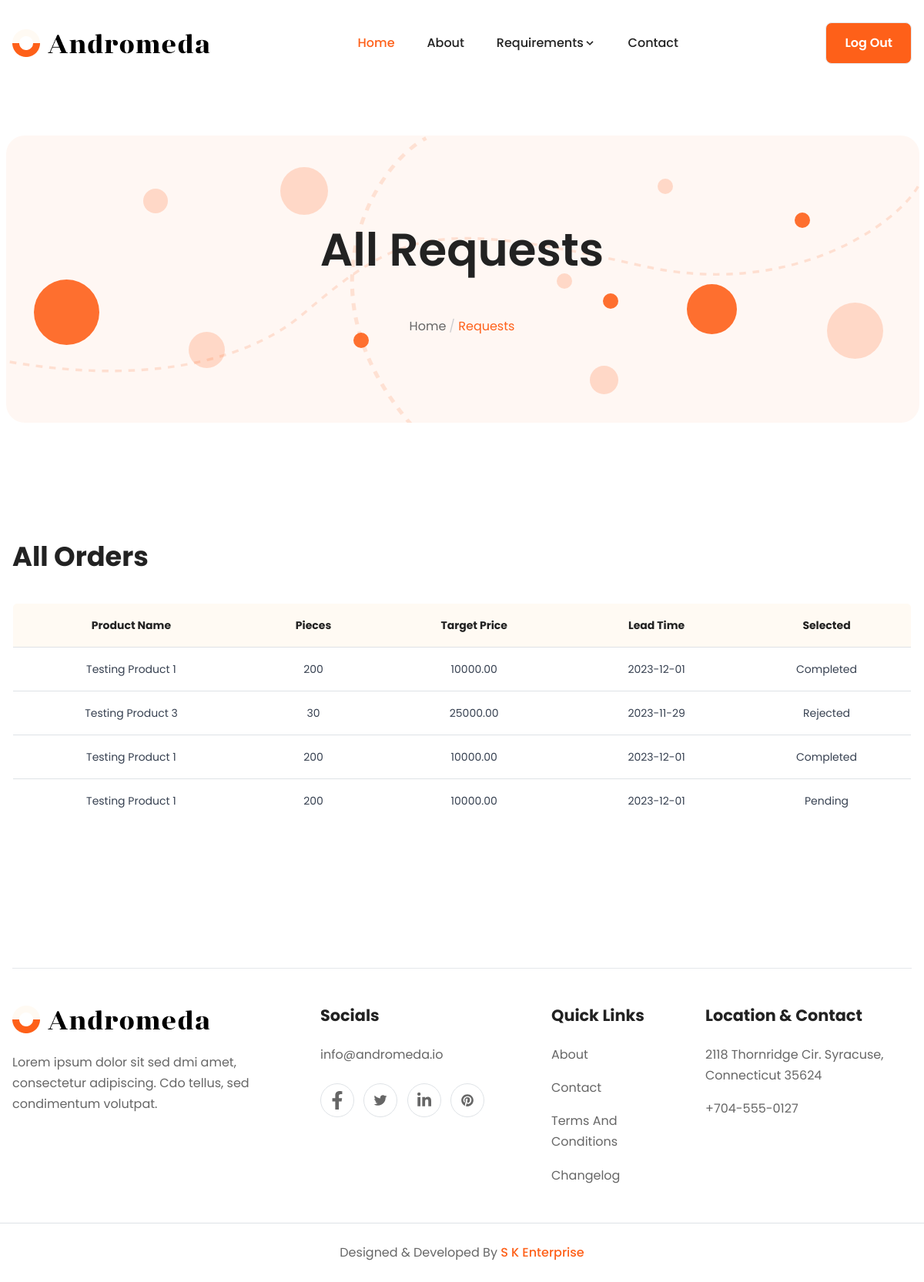
The page /pages/allRequests.php (signed in) on the database its author committed.
### tables this page shows
CREATE TABLE `bidding` (
  `Id` int(11) NOT NULL,
  `SupplierId` int(11) DEFAULT NULL,
  `AdminRequirementId` int(11) DEFAULT NULL,
  `BuyerRequirementId` int(11) NOT NULL,
  `Pieces` int(11) DEFAULT NULL,
  `TargetPrice` decimal(10,2) DEFAULT NULL,
  `LeadTime` date DEFAULT NULL,
  `Status` varchar(50) DEFAULT 'Pending'
);

CREATE TABLE `adminrequirements` (
  `Id` int(11) NOT NULL,
  `BuyerRequirementId` int(11) DEFAULT NULL,
  `BuyerId` int(11) DEFAULT NULL,
  `Pieces` int(11) DEFAULT NULL,
  `TargetPrice` int(11) DEFAULT NULL,
  `Name` varchar(255) DEFAULT NULL,
  `Description` text DEFAULT NULL,
  `LeadTime` date DEFAULT NULL,
  `TodaysDate` date DEFAULT NULL,
  `CountDown` int(11) DEFAULT NULL,
  `CategoryId` int(11) DEFAULT NULL,
  `Status` varchar(20) DEFAULT 'Pending'
);

### pages/allRequests.php (the view, shortened to what this page needs)
<?php
include "../assets/includes/init.php";
$id = $_SESSION["userId"];
$query = "SELECT bidding.Id, adminrequirements.Name, bidding.Pieces, bidding.TargetPrice, bidding.LeadTime, bidding.Status FROM bidding INNER JOIN adminrequirements ON adminrequirements.Id = bidding.AdminRequirementId WHERE bidding.SupplierId = ?";
$params = [$id];
$statement = $connection->prepare($query);
$result = $statement->execute($params);
$fetch = $statement->fetchAll(PDO::FETCH_ASSOC);
include pathOf("assets/includes/header.php");
include pathOf("assets/includes/navbar.php");
?>
<body>
    <section class="section">
        <div class="container-xxl relative overflow-hidden">
            <div class="row text-center">
                <div class="lg:col-12">
                    <div class="py-28">
                        <h1 class="mb-12 text-center text-h1-sm font-semibold capitalize md:text-h1-md lg:text-h1" data-aos="fade-up" data-aos-delay="100">
                            All Requests
                        </h1>
                        <nav data-aos="fade-up" data-aos-delay="200">
                            <ul class="mb-0 flex justify-center bg-transparent p-0">
                                <li class="">
                                    <a class="" href="#">Home</a>
                                </li>
                                <li class="text-primary" aria-current="page">
                                    <span class="pl-1 text-light">/</span>
                                    Requests
                                </li>
                            </ul>
                        </nav>
                    </div>
                    <div class="has-circle h-full bg-primary/5">
                        <span class="ratio-32 rellax rellax left-[15%] top-[4.3rem]" data-rellax-speed="-2">
                        </span>
                        <span class="ratio-85 fill rellax left-[3%] top-[50%]" data-rellax-speed="2">
                        </span>
                        <span class="ratio-20 fill bottom-[26%] left-[38%]"> </span>
                        <span class="ratio-47 rellax bottom-[19%] left-[20%]" data-rellax-speed="1">
                        </span>
                        <span class="ratio-62 rellax left-[30%] top-[11%]" data-rellax-speed="-1">
                        </span>
                        <span class="ratio-20 fill rellax right-[12%] top-[100px]" data-rellax-speed="-0.5">
                        </span>
                        <span class="ratio-73 rellax right-[4%] top-[58%]" data-rellax-speed="-1">
                        </span>
                        <span class="ratio-37 rellax bottom-[10%] right-[33%]" data-rellax-speed="-0.5">
                        </span>
                        <span class="ratio-20 rellax right-[38%] top-[48%]" data-rellax-speed="1">
                        </span>
                        <span class="ratio-20 fill rellax right-[33%] top-[55%]" data-rellax-speed="1">
                        </span>
                        <span class="ratio-65 fill rellax bottom-[31%] right-[20%]" data-rellax-speed="-2">
                        </span>
                        <span class="ratio-20 right-[27%] top-[15%]" data-rellax-speed="-2">
                        </span>
                    </div>
                </div>
            </div>
        </div>
    </section>
    <section class="section">
        <div class="container">
            <div class="content">
                <h3 id="table">All Orders</h3>
                <table style="text-align: center;">
                    <thead>
                        <tr>
                            <th>Product Name</th>
                            <th>Pieces</th>
                            <th>Target Price</th>
                            <th>Lead Time</th>
                            <th>Selected</th>
                        </tr>
                    </thead>
                    <tbody style="text-align: center;">
                        <?php foreach ($fetch as $bidData) { ?>
                            <tr>
                                <td><?= $bidData["Name"] ?></td>
                                <td><?= $bidData["Pieces"] ?></td>
                                <td><?= $bidData["TargetPrice"] ?></td>
                                <td><?= $bidData["LeadTime"] ?></td>
                                <?php if ($bidData["Status"] == "Accepted") { ?>
                                    <td><a class="btn btn-primary" href="<?= urlOf("api/completeBid.php?id=") . $bidData["Id"] ?>">Accept</a></td>
                                <?php } else { ?>
                                    <td><?= $bidData["Status"] ?></td>
                                <?php } ?>
                            </tr>
                        <?php } ?>
                    </tbody>
                </table>
            </div>
        </div>
    </section>
    <?php
    include pathOf("assets/includes/footer.php");
    ?>
    <?php
    include pathOf("assets/includes/pageend.php");
    ?>

### rows shown on the page
bidding: AdminRequirementId.Name "Testing Product 1", Pieces "200", TargetPrice "10000.00", LeadTime "2023-12-01", Status "Completed"
bidding: AdminRequirementId.Name "Testing Product 3", Pieces "30", TargetPrice "25000.00", LeadTime "2023-11-29", Status "Rejected"
bidding: AdminRequirementId.Name "Testing Product 1", Pieces "200", TargetPrice "10000.00", LeadTime "2023-12-01", Status "Completed"
bidding: AdminRequirementId.Name "Testing Product 1", Pieces "200", TargetPrice "10000.00", LeadTime "2023-12-01", Status "Pending"
